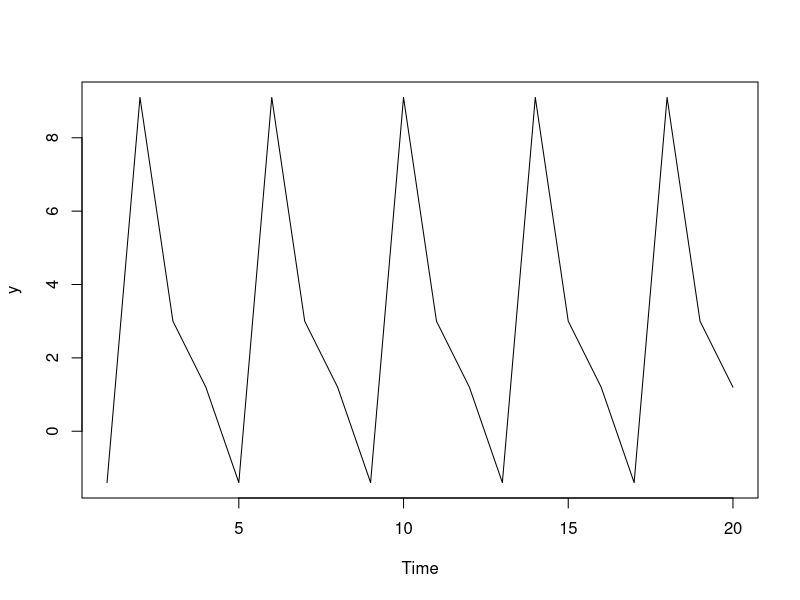
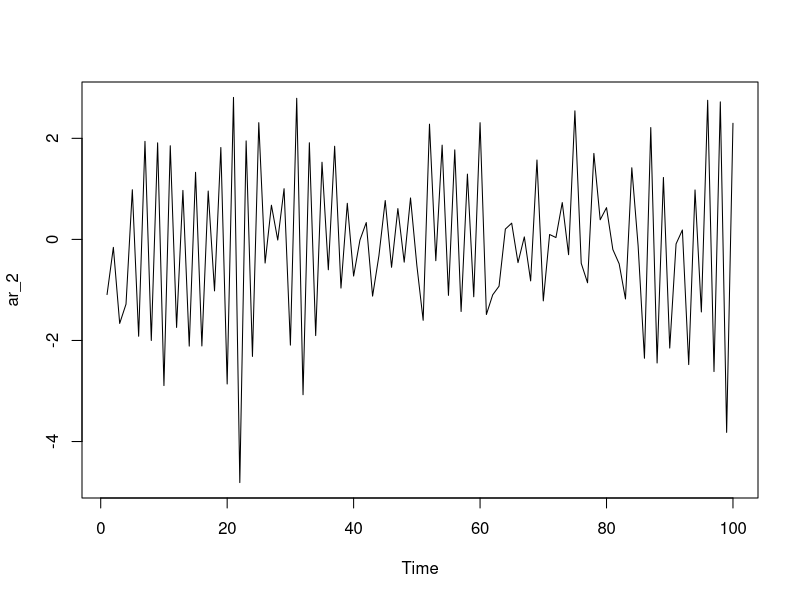
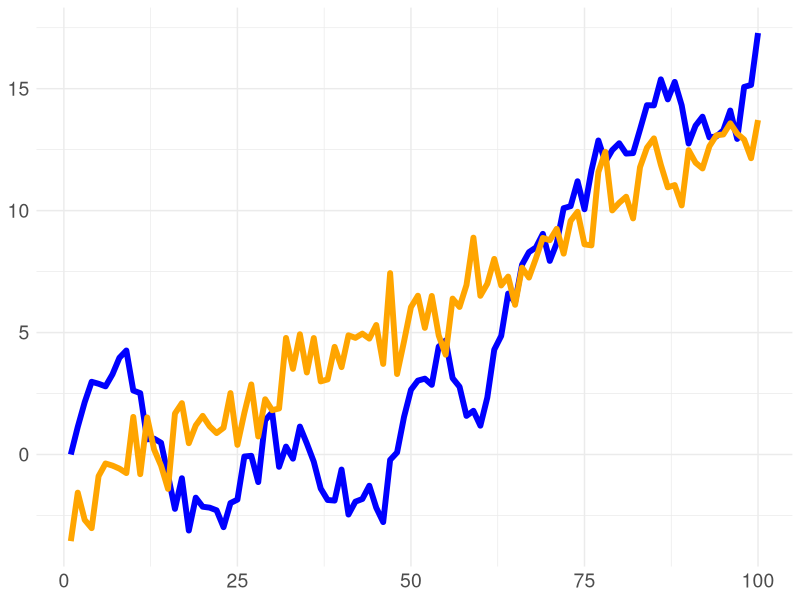

Write R code to recreate these figures, in order.
## ---- chunk 1

# similar to GARP's EOC 11.8, there is no trend, only seasonality

c_delta <- 1.20; gamma <- c(-2.6, 7.9, 1.80, 0) 
quarters <- rep(1:4, 5)  
y = c_delta + gamma[quarters]
ts.plot(y)

## ---- chunk 2

# install.packages("polynom", repos = "http://cran.us.r-project.org")
library(polynom)

peters_poly <- polynomial(coef = c(1, -0.75, 0.125)) 
peters_poly
solve(peters_poly) # the roots (aka, zeros) are 2 and 4

ar_2 <-  arima.sim(model=list(order=c(2,0,0),ar = c(-0.75, 0.125)),n = 100)
ts.plot(ar_2)

## ---- chunk 3

library(tidyverse)
library(ggthemes)
library(RColorBrewer)

set.seed(28)

n <- 100
x <- 1:n

# white noise
white_noise <- arima.sim(model = list(order = c(0,0,0)), n = 100)

#linear trend
linear_tr <- -1.8 + 0.15*x
time_trend <- linear_tr + white_noise

rw_drift <- arima.sim(model = list(order = c(0,1,0)), n = n-1, mean = 0.4)

trends <- data.frame(
  x,
  time_trend,
  rw_drift
)

p1 <- trends %>% ggplot(aes(x=x)) +
  geom_line(aes(y=rw_drift), color = "blue", size = 2) +
  geom_line(aes(y=time_trend), color = "orange", size = 2) +
  theme_minimal() +
  theme(
    axis.title = element_blank(),
    axis.text = element_text(size = 14)
  )
    
p1

